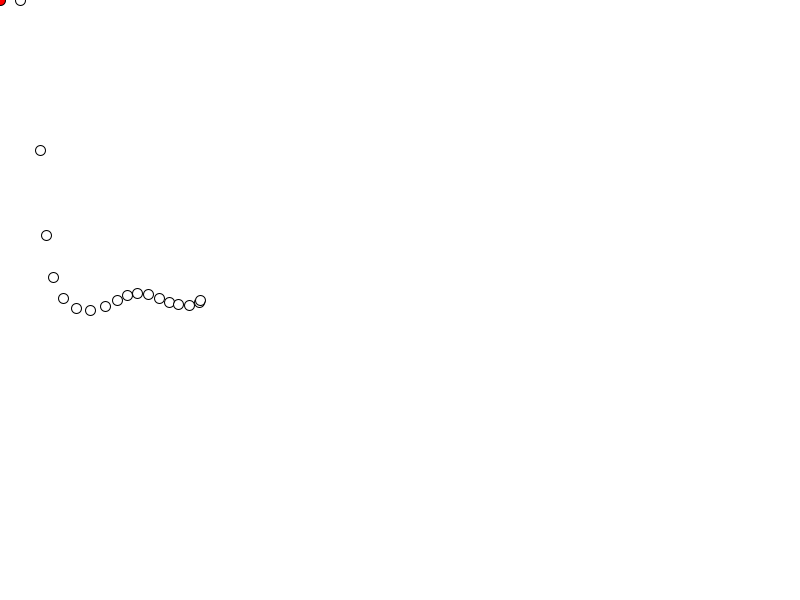
Frame 1 (no input)
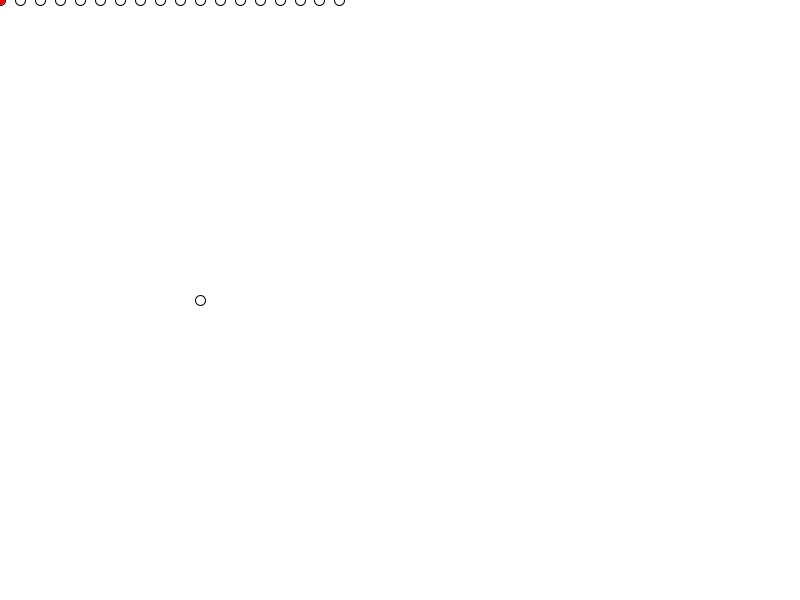
Frame 60 (the mouse pressed at the canvas centre just before this capture)
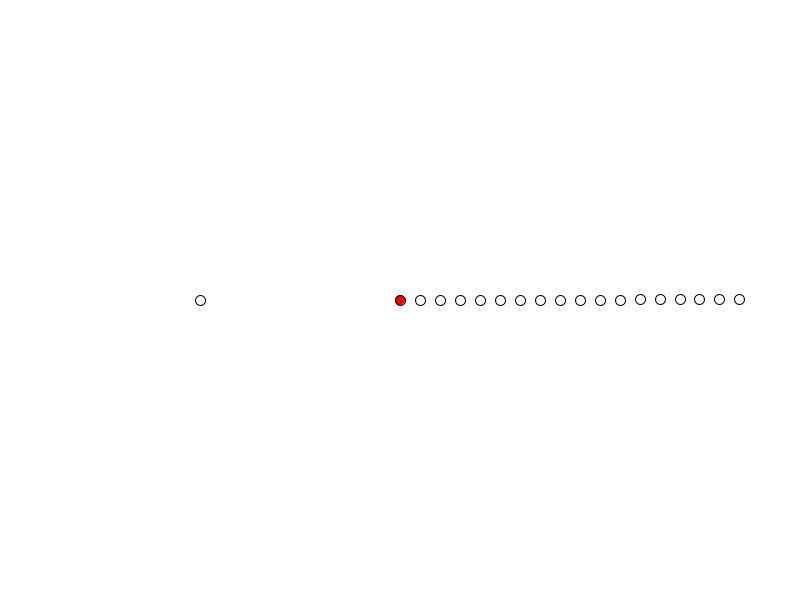
Frame 120 (the mouse held since frame 60 and released just before this capture)

The Processing sketch that drew these frames (run headless with seeded random() and noise(); from frame 60 on, the mouse is pressed at the canvas centre):

// Processing sketch: processing_134817
// ── processing_134817.pde

Tenticle tenticle;

void setup() {
  tenticle = new Tenticle();
  size(800, 600);
}

void draw() {
  background(255);
  tenticle.update();
  tenticle.display();
}

class Tenticle {
  PVector[] spine;
  PVector speed;
  PVector accel;
  float topSpeed = 50;
  float subDist = 20;
  float stiffness = 1;

  Tenticle() {
    spine = new PVector[20];
    speed = new PVector(1, 1);
    accel = new PVector(0, .1);

    for (int i = 0; i < spine.length; i++) {
      if (i == 0) {
        spine[i] = new PVector(20, height/2);
      }
      else {
        spine[i] = new PVector(spine[i-1].x + 10, spine[i-1].y + 0);
      }
    }
  }

  void update() {
    PVector mouse = new PVector(mouseX, mouseY);
    PVector dir = PVector.sub(mouse, spine[0]);

    //    dir.normalize();
    //    dir.mult(1);


    //
    speed.div(2);
    speed.add(dir);
    //speed.limit(topSpeed);
    spine[0].add(speed);
    
    spine[1].x = spine[0].x + 20;
    spine[1].y = spine[0].y;

    for (int i = 2; i < spine.length - 2; i++) {

      //if (spine[i].dist(spine[i-1]) > 10) {

    // PVector dir2 = PVector.sub(spine[i-1], spine[i]);
     
     PVector test = spine[i-1];
     //PVector dir3 = PVector.sub(dir2, spine[i]);
     PVector dir2B = PVector.sub(spine[i-2], spine[i-1]);
     dir2B.normalize();
     dir2B.mult(-20);
     dir2B.add(spine[i-1]);
     //dir2B.rotate(180);
     //float pAngle = PVector.angleBetween(dir2, spine[i]);
    // float newAngle = (PVector.angleBetween(spine[i], spine[i-1]) - PVector.angleBetween(spine[i-1], spine[i-2])) / 4;
     //dir2.rotate((PVector.angleBetween(spine[i], spine[i-1]) - PVector.angleBetween(spine[i-1], spine[i-2])) * stiffness);
      //dir2.rotate((PVector.angleBetween(spine[i], spine[i-1]) - PVector.angleBetween(spine[i-1], spine[i-2])) * stiffness);
      // PVector speed2 = new PVector(spine[i].x. spine[i].y);
      //println((PVector.angleBetween(spine[i-1], spine[i-2])) * stiffness);
      PVector dir2= PVector.sub(dir2B, spine[i]);
            //dir2.normalize();
            //dir2.mult(1);
     
      dir2.setMag(dir2.mag()/2);
      //dir2.setMag(dir2.mag() - (spine[i].dist(spine[i-1]) - 20));
      //      dir2.normalize();
      //      dir2.mult(.5);
      // dir2.mult(spine[i].dist(spine[i-1]) +   10);

      //PVector newPos = new PVector(dir2.x, dir2.y);
      //dir2.mult(-1);
       //dir2.setMag(dir2.mag()/4);
      //dir2.add(spine[i]);
     //test.add(dir2);
      spine[i].add(dir2);
   
      //speed.limit(topSpeed);
      //spine[i].add(speed);
       // }
    }
  }


  void display() {
    fill(255, 0, 0);
    ellipse(spine[0].x, spine[0].y, 10, 10);
    for (int i = 1; i< spine.length -1; i++) {
      fill(255);
      ellipse(spine[i].x, spine[i].y, 10, 10);
    }
  }
}
